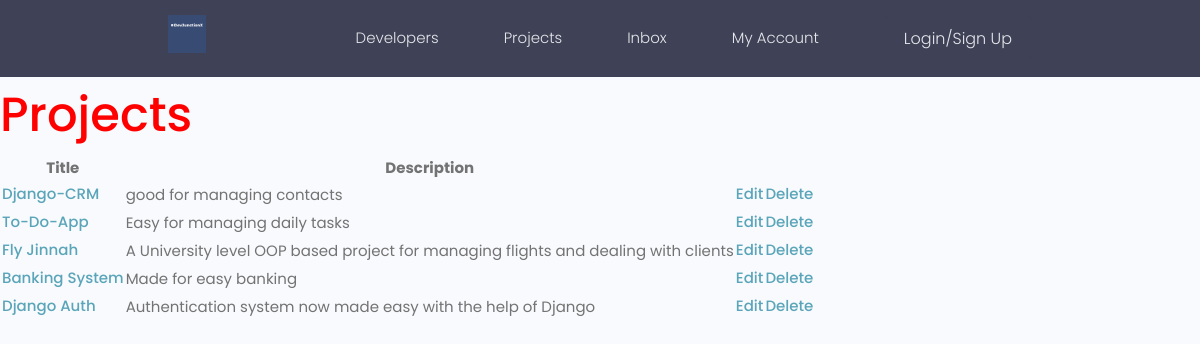
The page / on the database its author committed.
### projects/models.py (models this page shows, shortened)
class Project(models.Model):
    title = models.CharField(max_length=100)
    description = models.TextField(null=True, blank=True)
    featured_image = models.ImageField(null=True, blank=True, default= 'default.jpg')
    demo_link = models.CharField(max_length=1000, null=True, blank=True)
    source_code = models.CharField(max_length=1000, null=True, blank=True)
    vote_total = models.IntegerField(default=0)
    vote_ratio = models.IntegerField(default=0)
    tags = models.ManyToManyField('Tag', null=True, blank=True)  # Stringfy the model if it is defined below
    created = models.DateTimeField(auto_now_add=True)
    id = models.UUIDField(default=uuid.uuid4, unique=True, primary_key=True, editable=False)

### projects/views.py (the view)
# urls.py: path('', include('projects.urls'))
def projects(request):
    projects = Project.objects.all()         # All projects
    context = {'projects' : projects}
    return render( request, 'projects/projects.html', context)

### projects/templates/projects/projects.html
{% extends "main.html" %}
{% block content %}
<h1> Projects</h1>
<table>
<thead>
    <tr>
        <th>Title</th>
        <th>Description</th>
        <th></th>
    </tr>
</thead>
<tbody>
    {% for project in projects %}
    <tr>
        <td><a href="{% url 'project' project.id %}">{{ project.title }} {% if project.topRated %} <strong>Top Rated</strong> {% endif %}</a></td>
        <td>{{ project.description }}</td>
        <td><a href="{% url 'update-Project' project.id %}">Edit</a></td>
        <td><a href="{% url 'delete-Project' project.id %}">Delete</a></td>
    </tr>
    {% endfor %}
</tbody>
</table>
{% endblock content%}

### static/styles/main.css (style rules this page uses)
body { background-color: white; }
h1 { color: red; }

### static/styles/app.css (style rules this page uses)
:root { --color-sub: #2d2d39; }

### static/uikit/styles/modules/_variables.css (style rules this page uses)
:root { --color-main: #5aa5b9; --color-main-light: #e6faff; --color-sub: #3f4156; --color-sub-light: #51546e; --color-sub-lighter: #ededfd; --color-text: #737373; --color-gray: #8b8b8b; --color-light: #e5e7eb; --color-light-gray: #767676; --color-bg: #f8fafd; --color-white: #fffefd; --color-white-light: #f3f3f3; --color-success: #359e64; --color-success-bg: #def8e8; --color-error: #fc4b0b; --color-error-bg: #fff2ee; --font-base: 'Poppins', arial, helvetica, 'Segoe UI', roboto, ubuntu, sans-serif; --font-monospace: 'Fira Code', 'Courier New', courier, monospace; --font-regular: 300; --font-medium: 500; --font-bold: 700; --generic-shadow: 1px 1px 5px #00000010; --generic-transition: all 0.3s ease-in-out; }

### static/uikit/styles/modules/_base.css (style rules this page uses)
* { margin: 0; padding: 0; box-sizing: border-box; text-rendering: optimizeLegibility; color: inherit; font-size: inherit; }
html { font-size: 50%; }
@media only screen and (min-width: 480px) { html { font-size: 56.25%; } }
@media only screen and (min-width: 1200px) { html { font-size: 62.5%; } }
body { line-height: 1.6; font-weight: 400; font-size: 1.5rem; color: var(--color-text); background-color: var(--color-bg); min-height: 100vh; }

### static/uikit/styles/modules/_typography.css (style rules this page uses)
* { font-family: var(--font-base); }
h1 { font-size: 4.8rem; font-weight: var(--font-medium); }
a { padding-bottom: 2px; text-decoration: none; display: inline-block; color: var(--color-main); font-weight: var(--font-medium); }

### rows shown on the page
Project: title "Django-CRM", description "good for managing contacts"
Project: title "To-Do-App", description "Easy for managing daily tasks"
Project: title "Fly Jinnah", description "A University level OOP based project for managing flights and dealing with clients"
Project: title "Banking System", description "Made for easy banking"
Project: title "Django Auth", description "Authentication system now made easy with the help of Django"
